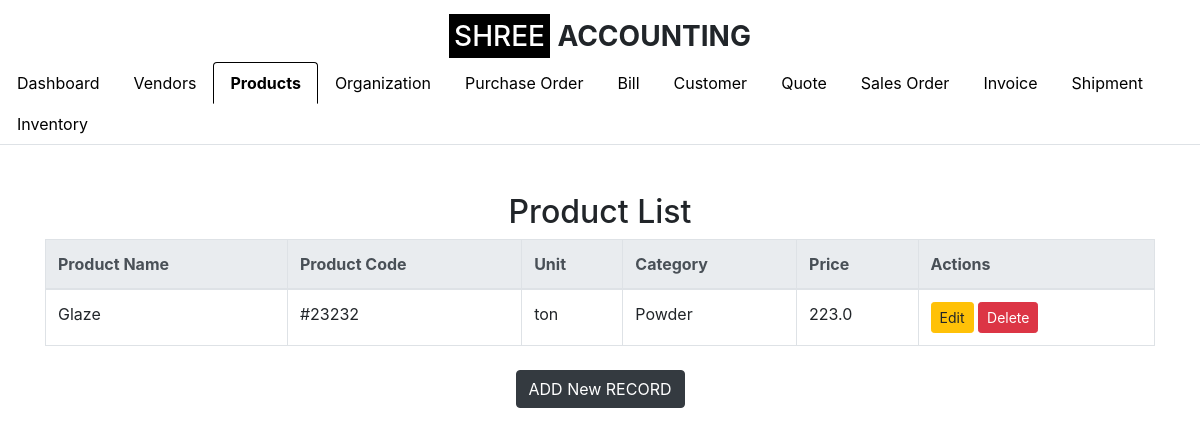
The page /product_list (signed in) on the database as committed earlier.
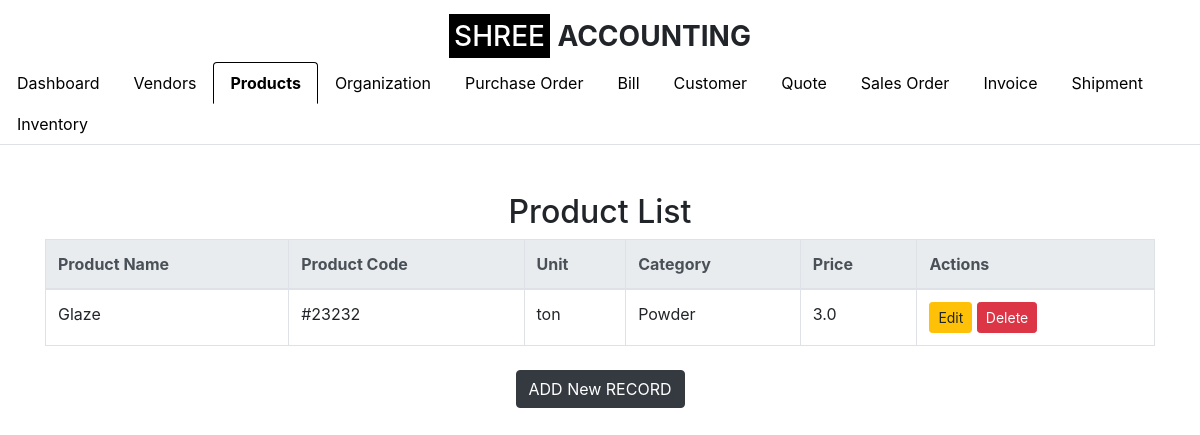
The same page on the database as committed later.
### app.py (models this page shows)
class Product(db.Model):
    id = db.Column(db.Integer, primary_key=True)
    product_name = db.Column(db.String(100), nullable=False)
    description = db.Column(db.String(255), nullable=True)
    product_code = db.Column(db.String(50), nullable=False, unique=True)
    sku = db.Column(db.String(50), nullable=True)  # Include SKU
    unit = db.Column(db.String(20), nullable=False)
    category = db.Column(db.String(50), nullable=False)  # e.g., Consumable, Trading, etc.
    product_type = db.Column(db.String(50), nullable=False)  # e.g., Finished Product, Service, Raw Material
    brand = db.Column(db.String(50), nullable=True)
    unit_price = db.Column(db.Float, nullable=False)
    cost_price = db.Column(db.Float, nullable=True)
    quantity_in_stock = db.Column(db.Integer, nullable=False, default=0)
    reorder_level = db.Column(db.Integer, nullable=True, default=10)
    gst_rate = db.Column(db.Float, nullable=True)
    hsn_code = db.Column(db.String(20), nullable=True)
    supplier = db.Column(db.String(100), nullable=True)
    status = db.Column(db.String(20), nullable=False, default='Active')
    created_at = db.Column(db.DateTime, default=datetime.utcnow)
    updated_at = db.Column(db.DateTime, default=datetime.utcnow, onupdate=datetime.utcnow)
    organization_id = db.Column(db.Integer, db.ForeignKey('setup_organization.id'), nullable=False)
    organization = db.relationship('SetupOrganization', backref=db.backref('products', lazy=True))

### app.py (the view)
    def wrap(*args, **kwargs):
        if 'logged_in' in session:
            return f(*args, **kwargs)
        else:
            flash('Please log in first.', 'warning')
            return redirect(url_for('login'))

### app.py (called while the page is built)
def login_required(f):
    def wrap(*args, **kwargs):
        if 'logged_in' in session:
            return f(*args, **kwargs)
        else:
            flash('Please log in first.', 'warning')
            return redirect(url_for('login'))
    wrap.__name__ = f.__name__
    return wrap

@app.route('/product_list')
@login_required
def product_list():
    organization_id = session.get('organization_id')
    if not organization_id:
        flash('Organization not found. Please log in again.', 'danger')
        return redirect(url_for('login'))
    products = Product.query.filter_by(organization_id=organization_id).all()
    return render_template('product_list.html', products=products, show_logo=True, active_tab='product')

### templates/product_list.html (shortened to what this page needs)
{% extends "base.html" %}
{% block content %}
<h2 class="text-center mt-5">Product List</h2>
<table class="table table-bordered">
    <thead class="thead-light">
        <tr>
            <th>Product Name</th>
            <th>Product Code</th>
            <th>Unit</th>
            <th>Category</th>
            <th>Price</th>
            <th>Actions</th>
        </tr>
    </thead>
    <tbody>
        {% for product in products %}
        <tr>
            <td>{{ product.product_name }}</td>
            <td>{{ product.product_code }}</td>
            <td>{{ product.unit }}</td>
            <td>{{ product.category }}</td>
            <td>{{ product.unit_price }}</td>
            <td>
                <a href="{{ url_for('edit_product', product_id=product.id) }}" class="btn btn-warning btn-sm">Edit</a>
                <form action="{{ url_for('delete_product', product_id=product.id) }}" method="POST" style="display:inline-block;">
                    <button type="submit" class="btn btn-danger btn-sm" onclick="return confirm('Are you sure you want to delete this product?')">Delete</button>
                </form>
            </td>
        </tr>
        {% endfor %}
    </tbody>
</table>
<div class="text-center mt-4">
    <a href="{{ url_for('add_product') }}" class="btn btn-dark">ADD New RECORD</a>
</div>
{% endblock %}

Rows that differ between the two databases and show on the page:
changed Product "Glaze": unit_price "223.0" → "3.0"
